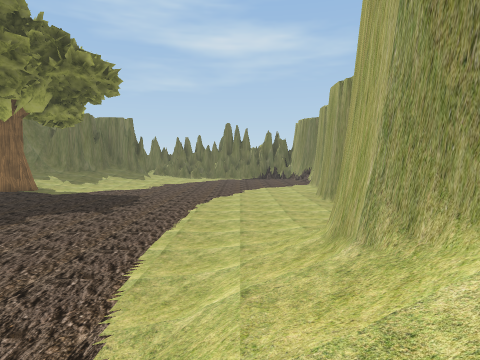
view 1 (above)

14 first-person views from a walk through a Unity game level. The camera is 1.3 m above the floor, tilts 4° down and sees 75° across. The floor is counted in squares, 2 m on a side. Each view is taken from the middle of a square. On the plan, view 1 faces up. The plan holds only what a view shows up to about 10 squares ahead; the rest is blank. The place goes on beyond the plan. Some surface patterns are stand-ins.

view 2
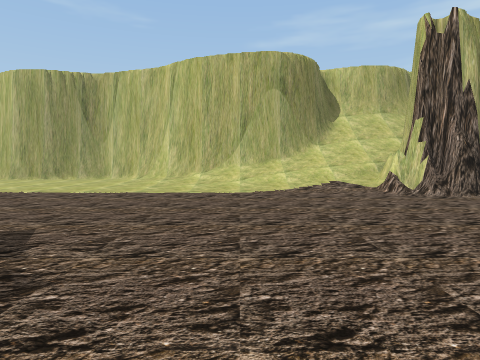

view 3
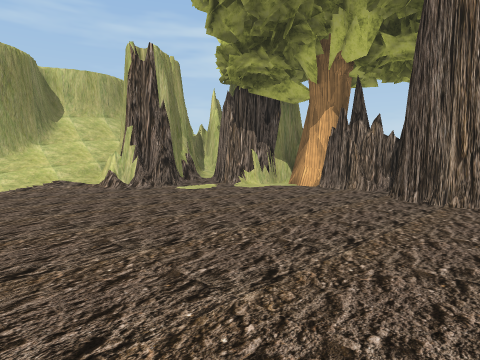

view 4
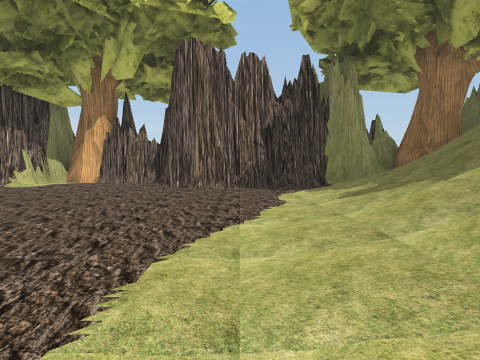

view 5
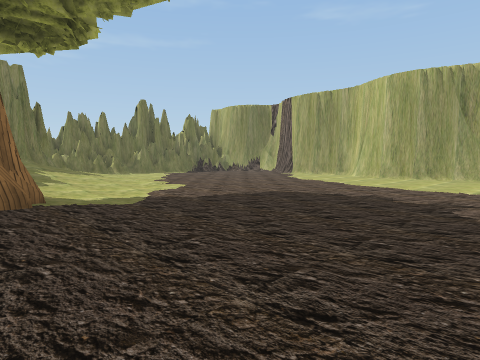

view 6
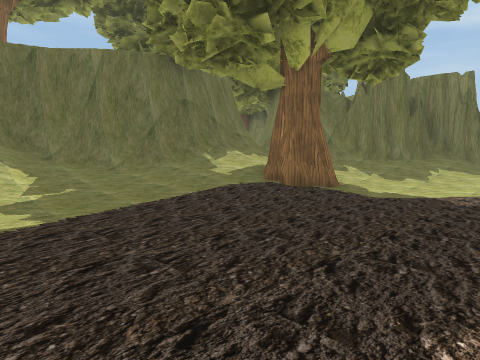

view 7
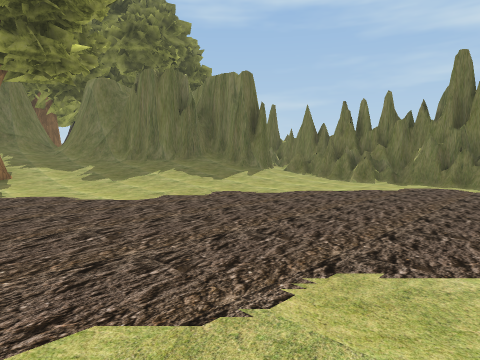

view 8
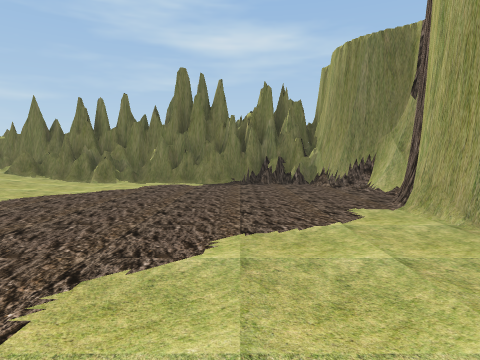

view 9
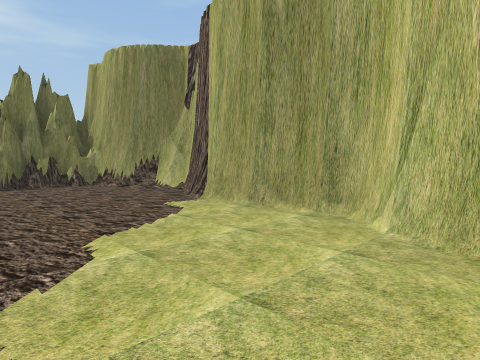

view 10
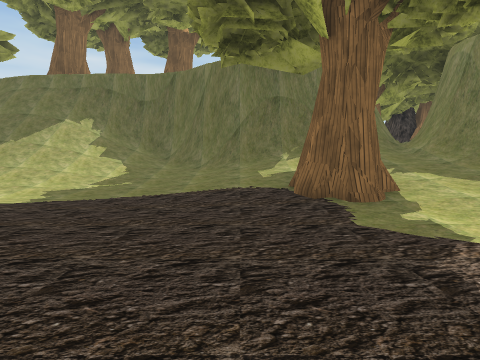

view 11
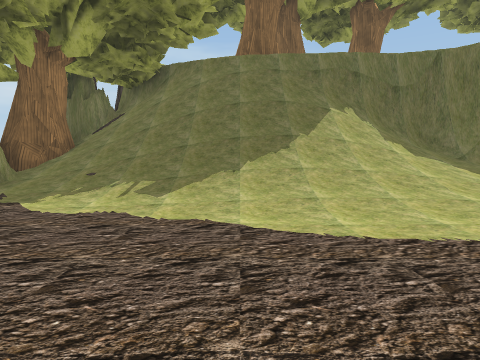

view 12
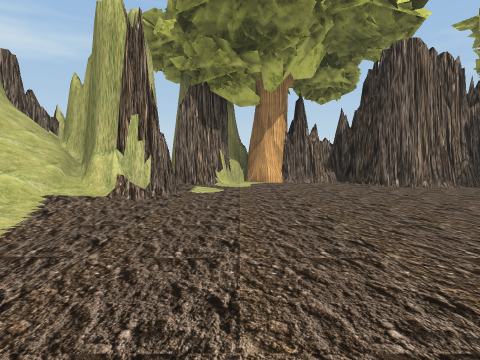

view 13
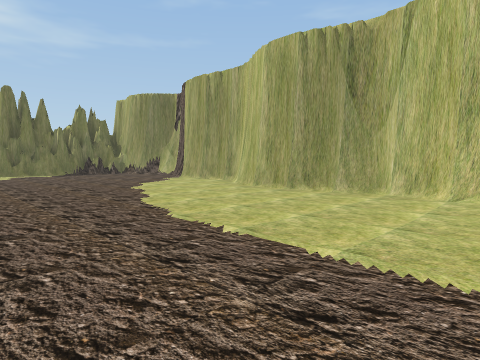

view 14
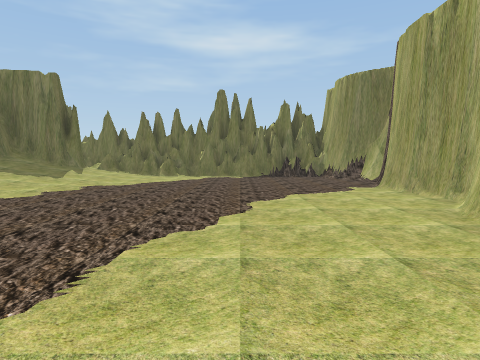

### Floor plan
Key: @ floor where view 1 was taken; # wall or solid block; . main floor; : floor 0.25 m higher than the main floor; + floor 0.5 m higher than the main floor; * floor 0.75 m higher than the main floor; % floor 1 m higher than the main floor; & floor 1.5 m higher than the main floor; / step, stairs or slope; T tree.
Columns run from 15 left of view 1 to 4 right of it. Each row starts with its distance up from view 1.
 19          ##########
 18          ##:.....##
 17         ##/:......##
 16         #/+:.......#
 15       ###/:........#
 14     ###//+:........#
 13     ##/*+:.........#
 12     #&%+:..........#
 11     #/%#T.........##
 10     #/*T/.........#
  9     #/+:..........#
  8    ##+:...........#
  7   ##*:............#
  6   #///.........../#
  5   #///...........##
  4   # //:........./#
  3   ##//:......../##
  2   ##//:......../#
  1  ## //........./###
  0  # ///........#@//#
 -1 ##///:........##/##
 -2 #////..##.....#####
 -3 ##########...###
 -4          ######

Positions as (right, up) in squares from view 1, and headings:
1: (0, 0), facing up
2: (-7, 3), facing right
3: (-8, 3), facing down-right
4: (-8, 5), facing down
5: (-8, 6), facing up-right
6: (-4, 5), facing up-left
7: (1, 10), facing up-left
8: (1, 10), facing up
9: (0, 10), facing up-right
10: (-3, 9), facing left
11: (-5, 2), facing left
12: (-3, 5), facing down
13: (-3, 5), facing up-right
14: (0, 7), facing up
